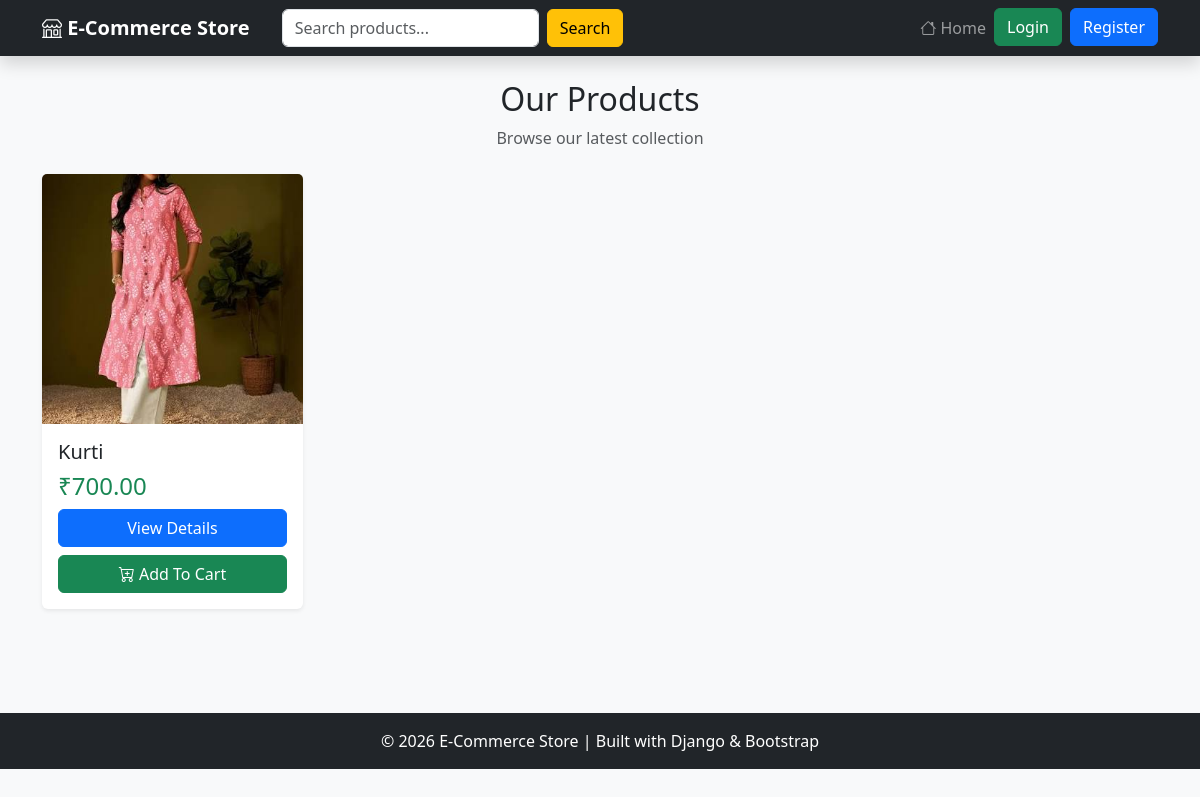
The app's page /, older data.
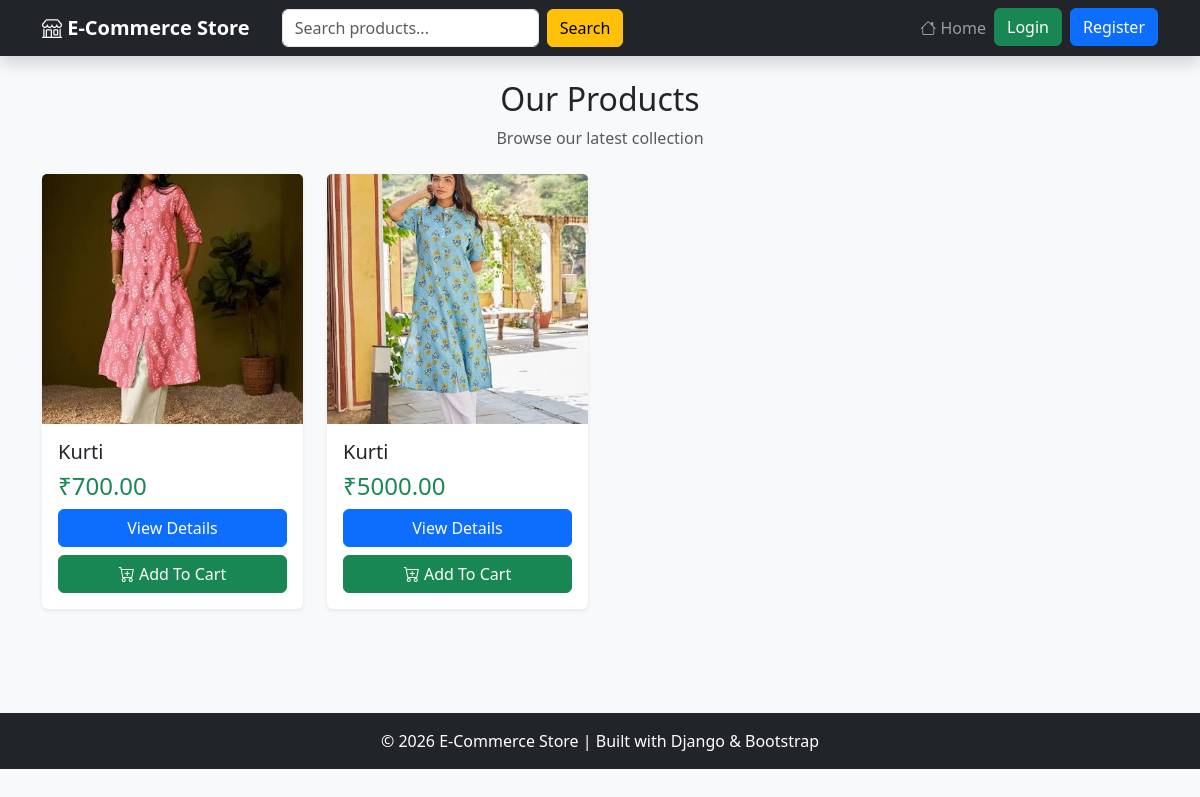
The same page, newer data.
### store/models.py (models this page shows, shortened)
class Product(models.Model):
    category = models.ForeignKey(Category, on_delete=models.CASCADE)
    name = models.CharField(max_length=200)
    price = models.DecimalField(max_digits=10, decimal_places=2)
    description = models.TextField()
    image = models.ImageField(
        upload_to='products/',
        blank=True,
        null=True
    )

### store/views.py (the view)
# urls.py: path('', views.product_list, name='product_list'),
def product_list(request):
    query = request.GET.get('q')
    if query:
        products = Product.objects.filter(
            Q(name__icontains=query) |
            Q(description__icontains=query)
        )
    else:
        products = Product.objects.all()
    return render(
        request,
        'store/product_list.html',
        {'products': products}
    )

### store/templates/store/product_list.html (shortened to what this page needs)
{% extends 'store/base.html' %}
{% block content %}
<div class="text-center mb-4">
    <h2>Our Products</h2>
    <p class="text-muted">
        Browse our latest collection
    </p>
</div>
<div class="row">
{% for product in products %}
<div class="col-md-4 col-lg-3 mb-4">
    <div class="card h-100 shadow-sm border-0 product-card">
        {% if product.image %}
        <img src="{{ product.image.url }}"
             class="card-img-top"
             style="height:250px; object-fit:cover;"
             alt="{{ product.name }}">
        {% else %}
        <img src="https://via.placeholder.com/300x250"
             class="card-img-top"
             alt="No Image">
        {% endif %}
        <div class="card-body d-flex flex-column">
            <h5 class="card-title">
                {{ product.name }}
            </h5>
            <h4 class="text-success">
                ₹{{ product.price }}
            </h4>
            <div class="mt-auto">
                <a href="{% url 'product_detail' product.id %}"
                   class="btn btn-primary w-100 mb-2">
                    View Details
                </a>
                <a href="{% url 'add_to_cart' product.id %}"
                   class="btn btn-success w-100">
                    <i class="bi bi-cart-plus"></i>
                    Add To Cart
                </a>
            </div>
        </div>
    </div>
</div>
{% empty %}
<div class="col-12">
    <div class="alert alert-info text-center">
        No Products Available
    </div>
</div>
{% endfor %}
</div>
{% endblock %}

Row changes from the older to the newer data that the page shows:
added Product: image (picture), name "Kurti", price "5000.00"
